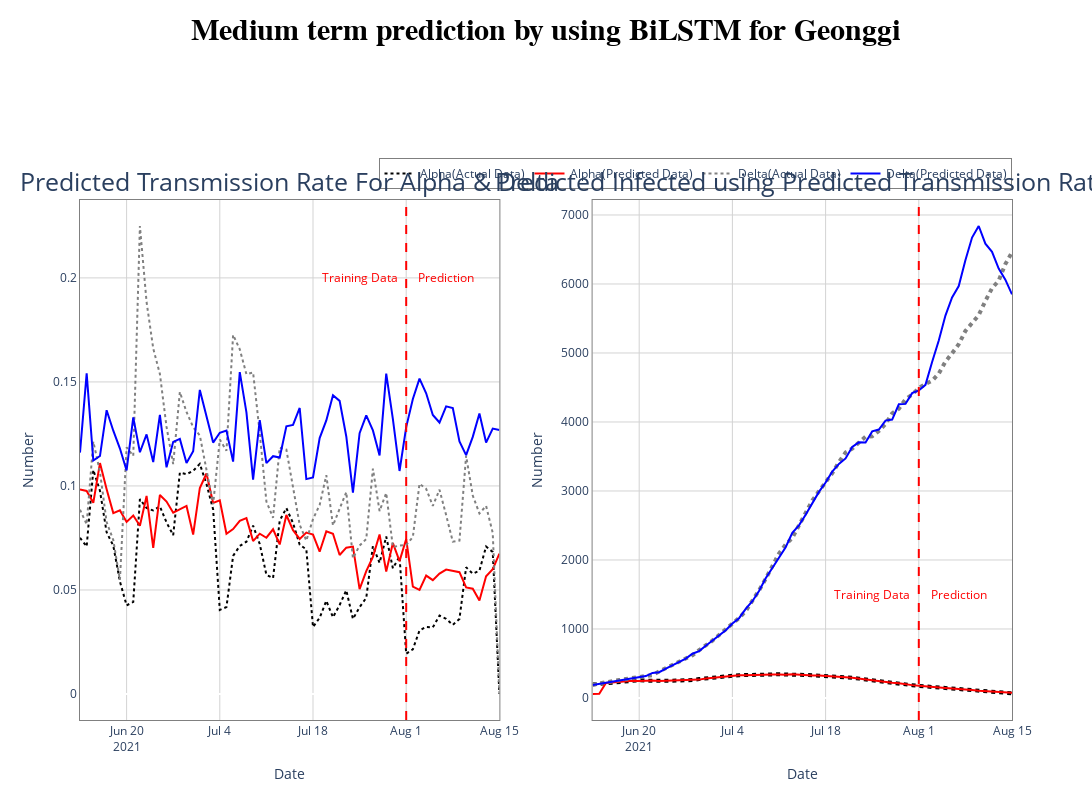

Source (notebook cell):
### Code cell
# 중기

fig = make_subplots(rows=1, cols=2, 
                    horizontal_spacing=0.1, # 너비 간격을 설정할 수 있음 
                    subplot_titles=('Predicted Transmission Rate For Alpha & Delta', 'Predicted Infected using Predicted Transmission Rate')
                    )
fig.update_annotations(font_size=25)
# alpha
fig.add_trace(go.Scatter(x=alpha_dic[region]['stdDay'], y=alpha_dic[region]['Alpha_alpha'], name='Alpha(Actual Data)', 
                         mode='lines', line=dict(color='black', width=2, dash='dot')), row=1, col=1)
fig.add_trace(go.Scatter(x=alpha_dic[region]['stdDay'], y=alpha_dic[region]['predicted_Alpha_alpha'], name='Alpha(Predicted Data)', 
                         mode='lines', line=dict(color='red', width=2)), row=1, col=1)
fig.add_trace(go.Scatter(x=delta_dic[region]['stdDay'], y=delta_dic[region]['Delta_alpha'], name='Delta(Actual Data)', 
                         mode='lines', line=dict(color='gray', width=2, dash='dot')), row=1, col=1)
fig.add_trace(go.Scatter(x=delta_dic[region]['stdDay'], y=delta_dic[region]['predicted_Delta_alpha'], name='Delta(Predicted Data)', 
                         mode='lines', line=dict(color='blue', width=2)), row=1, col=1)

# Infected
fig.add_trace(go.Scatter(x=alpha_dic[region]['stdDay'], y=alpha_dic[region]['Alpha_Infected'], name='Alpha(Actual Data)', showlegend=False,
                         mode='lines', line=dict(color='black', width=4, dash='dot')), row=1, col=2)
fig.add_trace(go.Scatter(x=alpha_dic[region]['stdDay'], y=alpha_dic[region]['predicted_Alpha_Infected'], name='Alpha(Predicted Data)', showlegend=False,
                         mode='lines', line=dict(color='red')), row=1, col=2)
fig.add_trace(go.Scatter(x=delta_dic[region]['stdDay'], y=delta_dic[region]['Delta_Infected'], name='Delta(Actual Data)', showlegend=False,
                         mode='lines', line=dict(color='gray', width=4, dash='dot')), row=1, col=2)
fig.add_trace(go.Scatter(x=delta_dic[region]['stdDay'], y=delta_dic[region]['predicted_Delta_Infected'], name='Delta(Predicted Data)', showlegend=False,
                         mode='lines', line=dict(color='blue')), row=1, col=2)
fig.add_vline(x=alpha_dic['경기']['stdDay'][49], line_width=2, line_dash="dash", line_color="red")

fig.add_annotation(x='2021-07-25', y=0.20, text='Training Data', font_color='red', showarrow=False, row=1, col=1)
fig.add_annotation(x='2021-08-07', y=0.20, text='Prediction', font_color='red', showarrow=False, row=1, col=1)
fig.add_annotation(x='2021-07-25', y=1500, text='Training Data', font_color='red', showarrow=False, row=1, col=2)
fig.add_annotation(x='2021-08-07', y=1500, text='Prediction', font_color='red', showarrow=False, row=1, col=2)
                
fig.update_layout(
    height=800, 
    width=1200, 

    xaxis1_title = 'Date',
    yaxis1_title = 'Number',
    xaxis2_title = 'Date',
    yaxis2_title = 'Number',
    plot_bgcolor ='white', # 차트 안쪽 배경색
    margin_t=200,
    title=dict(text='<b>Medium term prediction by using BiLSTM for Geonggi</b>',
               xanchor='center', yanchor='bottom', 
               x=0.5, y=0.95,
               font=dict(
                family="Arial",
                size=30,
                color="#000000"
                )),
    legend=dict(orientation ='h',
                xanchor='right', x=1, y=1.08,
                bordercolor="Black",
                borderwidth=0.5),

)

fig.update_xaxes(linecolor='gray', gridcolor='lightgray',mirror=True)
fig.update_yaxes(linecolor='gray', gridcolor='lightgray',mirror=True)
fig.show()
fig.write_image(f"./image/alpha&delta_{eng[region]}_Medium_term.png", scale=9, width=1920, height=1280)
